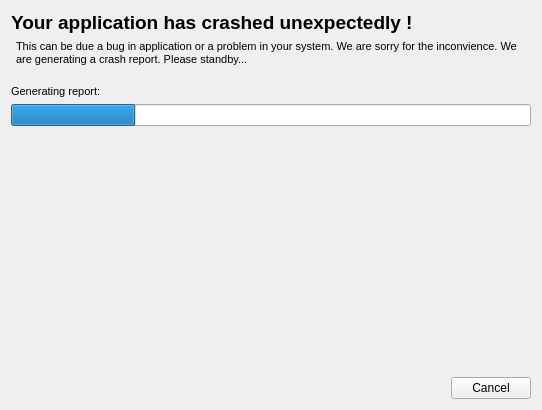
<?xml version="1.0" encoding="UTF-8"?>
<ui version="4.0">
 <class>ZECRWindowGeneratingReport</class>
 <widget class="QWidget" name="ZECRWindowGeneratingReport">
  <property name="geometry">
   <rect>
    <x>0</x>
    <y>0</y>
    <width>542</width>
    <height>410</height>
   </rect>
  </property>
  <property name="windowTitle">
   <string>Form</string>
  </property>
  <layout class="QVBoxLayout" name="verticalLayout">
   <item>
    <widget class="QLabel" name="label">
     <property name="font">
      <font>
       <family>MS Shell Dlg 2</family>
       <pointsize>8</pointsize>
      </font>
     </property>
     <property name="text">
      <string>&lt;!DOCTYPE HTML PUBLIC &quot;-//W3C//DTD HTML 4.0//EN&quot; &quot;http://www.w3.org/TR/REC-html40/strict.dtd&quot;&gt;
&lt;html&gt;&lt;head&gt;&lt;meta name=&quot;qrichtext&quot; content=&quot;1&quot; /&gt;&lt;style type=&quot;text/css&quot;&gt;
p, li { white-space: pre-wrap; }
&lt;/style&gt;&lt;/head&gt;&lt;body style=&quot; font-family:'Segoe UI'; font-size:9pt; font-weight:400; font-style:normal;&quot;&gt;
&lt;p style=&quot; margin-top:12px; margin-bottom:12px; margin-left:0px; margin-right:0px; -qt-block-indent:0; text-indent:0px;&quot;&gt;&lt;span style=&quot; font-family:'MS Shell Dlg 2'; font-size:14pt; font-weight:600;&quot;&gt;Your application has crashed unexpectedly !&lt;/span&gt;&lt;/p&gt;&lt;/body&gt;&lt;/html&gt;</string>
     </property>
     <property name="wordWrap">
      <bool>true</bool>
     </property>
    </widget>
   </item>
   <item>
    <widget class="QLabel" name="label_3">
     <property name="font">
      <font>
       <family>MS Shell Dlg 2</family>
       <pointsize>8</pointsize>
       <weight>50</weight>
       <bold>false</bold>
      </font>
     </property>
     <property name="text">
      <string>&lt;html&gt;&lt;head/&gt;&lt;body&gt;&lt;p&gt;This can be due a bug in application or a problem in your system. We are sorry for the inconvience. We are generating a crash report. Please standby...&lt;br/&gt;&lt;/p&gt;&lt;/body&gt;&lt;/html&gt;</string>
     </property>
     <property name="wordWrap">
      <bool>true</bool>
     </property>
     <property name="indent">
      <number>5</number>
     </property>
    </widget>
   </item>
   <item>
    <widget class="QLabel" name="label_2">
     <property name="font">
      <font>
       <family>MS Shell Dlg 2</family>
       <pointsize>8</pointsize>
       <weight>50</weight>
       <bold>false</bold>
      </font>
     </property>
     <property name="text">
      <string>Generating report:</string>
     </property>
    </widget>
   </item>
   <item>
    <widget class="QProgressBar" name="progressBar">
     <property name="value">
      <number>24</number>
     </property>
     <property name="textVisible">
      <bool>false</bool>
     </property>
    </widget>
   </item>
   <item>
    <spacer name="verticalSpacer">
     <property name="orientation">
      <enum>Qt::Vertical</enum>
     </property>
     <property name="sizeHint" stdset="0">
      <size>
       <width>20</width>
       <height>189</height>
      </size>
     </property>
    </spacer>
   </item>
   <item>
    <layout class="QHBoxLayout" name="horizontalLayout">
     <item>
      <spacer name="horizontalSpacer">
       <property name="orientation">
        <enum>Qt::Horizontal</enum>
       </property>
       <property name="sizeHint" stdset="0">
        <size>
         <width>40</width>
         <height>20</height>
        </size>
       </property>
      </spacer>
     </item>
     <item>
      <widget class="QPushButton" name="btnCancel">
       <property name="text">
        <string>Cancel</string>
       </property>
      </widget>
     </item>
    </layout>
   </item>
  </layout>
 </widget>
 <resources/>
 <connections/>
</ui>
